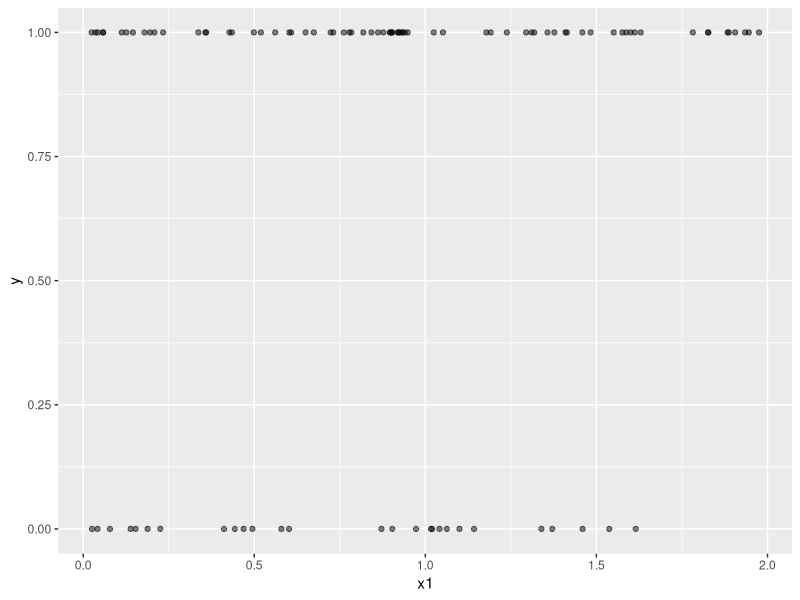

Write R code to recreate this figure.
## ---- chunk 1
N <- 1e2
#x1 <- rbinom(n = N, 1, 0.3)
x1 <- runif(n = 1e2, min = 0, max = 2)
b0 <- 0.1
b1 <- 1.0

theta <- arm::invlogit(b0 + (b1 * x1))
y <- rep(NA, N);
for (i in 1:N) {
    y[i] = rbinom(1, 1, theta[i]);
}
df <- data.frame(y, x1)
df
## ---- chunk 2
library(ggplot2)
ggplot(df, aes(x1, y)) +
    geom_point(alpha = 0.5) 
## ---- chunk 3
model <- glm(y ~ x1, data = df, family = binomial(link = "logit"))
summary(model)
## ---- chunk 4
